Frame 1 (no input): blank canvas, image omitted
Frame 60 (no input): blank canvas, image omitted
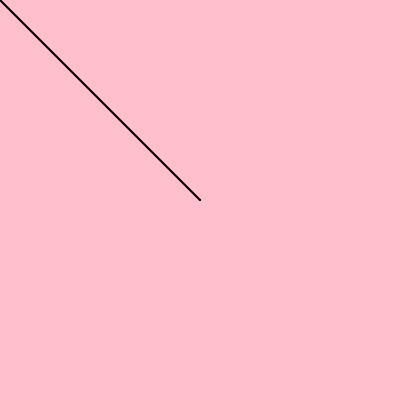
Frame 120 (the mouse pressed at the canvas centre since frame 60)

The p5.js sketch whose frames 1 and 60 were blank and that drew this single picture after the mouse press (run headless with seeded random() and noise() and a simulated clock; from frame 60 on, the mouse is pressed at the canvas centre):

// p5.js sketch
// ── sketch.js
function setup() {
  // put setup code here
  createCanvas(400, 400);
  background("pink");
strokeWeight(2);
}

function draw() {
  // put drawing code here
  //background(220);
//line(mouseX,mouseY, pmouseX,pmouseY)
if (mouseIsPressed){
  line(mouseX,mouseY, pmouseX,pmouseY);
}
}
